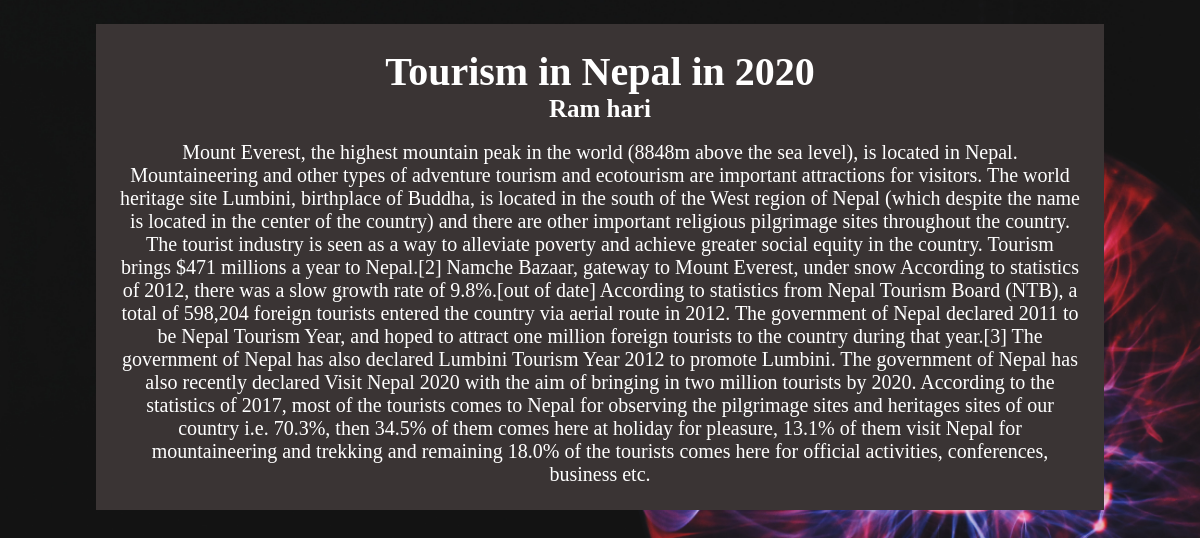
Page /blog/read/14 on the committed database.
### Blog/models.py (models this page shows, shortened)
class Blog(models.Model):
    title = models.CharField(max_length = 100)
    author = models.CharField(max_length=100)
    description = models.TextField( null=True)
    email = models.ForeignKey(AuthorDetail, on_delete= models.CASCADE, null= True)
    created_at = models.DateTimeField(auto_now_add = True)
    updated_at = models.DateTimeField(auto_now = True)

### Blog/views.py (the view)
# urls.py: path('read/<pk>',readBlog),
def readBlog(request, pk):
    SelectedBlog = Blog.objects.get( id = pk)
    return render(request, 'ReadBlog.html', {'item' : SelectedBlog})

### Blog/templates/ReadBlog.html (shortened to what this page needs)
<!DOCTYPE html>
{% load static%}
<html>
    <head>
    </head>
    <body>
            <div class="readbox">
                <h1 style="font-size: 40px;">{{item.title}}</h1>
                <h3 style="font-size: 25px;">{{item.author}}</h3><br>
                <p style="font-size: 20px;">{{item.description}}</p>
            </div>
    </body>
</html>

### rows in the picture
Blog: title "Tourism in Nepal in 2020", author "Ram hari", description "Mount Everest, the highest mountain peak in the world (8848m above the sea level), is located in Nepal. Mountaineering and other types of adventure tourism and ecotourism are important attractions for visitors. The world heritage site Lumbini, birthplace of Buddha, is located in the south of the West region of Nepal (which despite the name is located in the center of the country) and there are other important religious pilgrimage sites throughout the country. The tourist industry is seen as a way to alleviate poverty and achieve greater social equity in the country. Tourism brings $471 millions a year to Nepal.[2] Namche Bazaar, gateway to Mount Everest, under snow According to statistics…"
